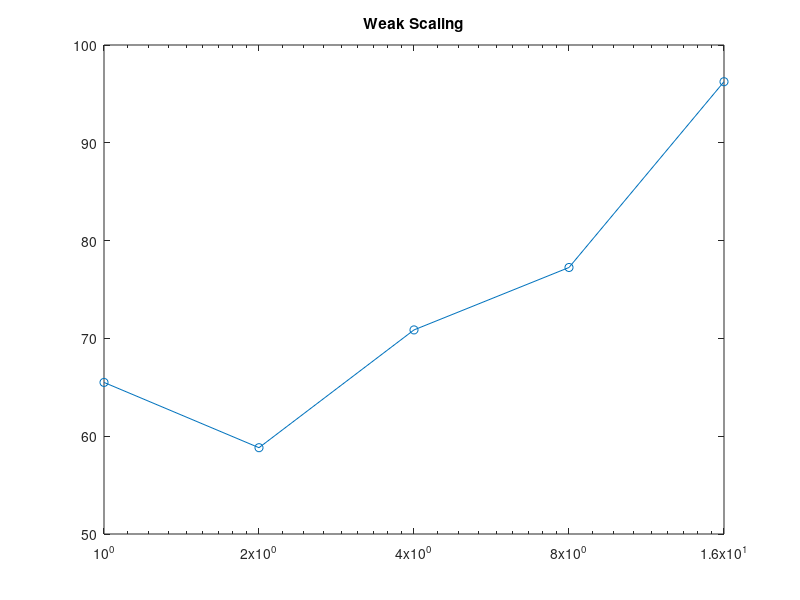

Write MATLAB code to recreate this figure.
clear all
close all

% strong scaling
% 32^3
Ta = [0.0112691 0.00559711 0.00452089 0.00302196 0.00250888];
Tv = [0.0432389 0.041455 0.0408649 0.0634542 0.116877];
Tp = [3.77661 4.3534 4.69743 7.65514 13.1779];
Tt = [4.1107 4.66746 5.0014 7.97422 13.5518];
Nt = [16 8 4 2 1];

loglog(Nt, Ta, '-o', Nt, Tv, '-x', Nt, Tp, '-+', Nt, Tt, '-s');
xlim([0 16]);
set(gca,'XTick',[1 2 4 8 16]);
title('Strong Scaling');
legend('advection','viscosity','pressure','total');

Ep = Tt(end)./(Tt.*Nt);
semilogx(Nt, Ep, '-o');
xlim([0 16]);
set(gca,'XTick',[1 2 4 8 16]);
title('Efficiency');

% weak scaling
sqrt((32^3)^2/16*8); % 24*24*40
sqrt((32^3)^2/16*4); % 32*32*16
sqrt((32^3)^2/16*2); % 24*24*20
sqrt((32^3)^2/16*1); % 32*16*16

Tw_weak = [96.2477 77.2512 70.8685 58.825 65.499];
semilogx(Nt, Tw_weak, '-o');
xlim([0 16]);
set(gca,'XTick',[1 2 4 8 16]);
title('Weak Scaling');
